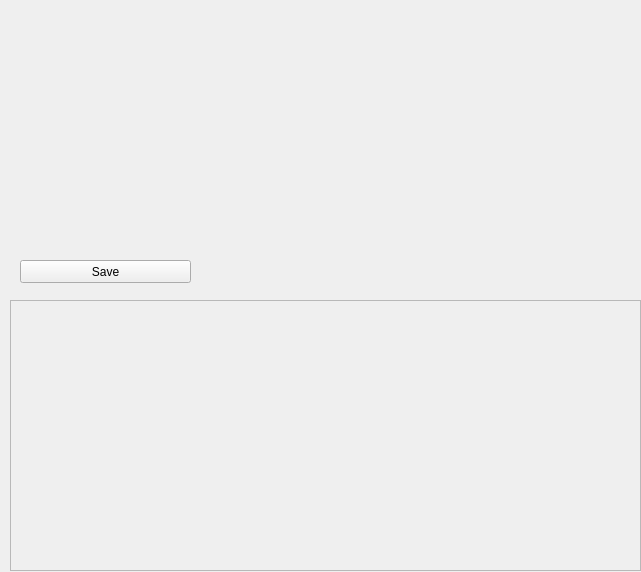
<?xml version="1.0" encoding="UTF-8"?>
<ui version="4.0">
 <class>From</class>
 <widget class="QWidget" name="From">
  <property name="geometry">
   <rect>
    <x>0</x>
    <y>0</y>
    <width>641</width>
    <height>572</height>
   </rect>
  </property>
  <property name="sizePolicy">
   <sizepolicy hsizetype="Fixed" vsizetype="Fixed">
    <horstretch>0</horstretch>
    <verstretch>0</verstretch>
   </sizepolicy>
  </property>
  <property name="minimumSize">
   <size>
    <width>300</width>
    <height>300</height>
   </size>
  </property>
  <property name="windowTitle">
   <string>JsonViwer - config.json</string>
  </property>
  <widget class="QFrame" name="frame">
   <property name="geometry">
    <rect>
     <x>10</x>
     <y>300</y>
     <width>631</width>
     <height>271</height>
    </rect>
   </property>
   <property name="styleSheet">
    <string notr="true"/>
   </property>
   <property name="frameShape">
    <enum>QFrame::StyledPanel</enum>
   </property>
   <property name="frameShadow">
    <enum>QFrame::Raised</enum>
   </property>
   <widget class="QLabel" name="label">
    <property name="geometry">
     <rect>
      <x>0</x>
      <y>-10</y>
      <width>621</width>
      <height>271</height>
     </rect>
    </property>
    <property name="styleSheet">
     <string notr="true"/>
    </property>
    <property name="text">
     <string/>
    </property>
   </widget>
   <widget class="QWidget" name="verticalLayoutWidget">
    <property name="geometry">
     <rect>
      <x>0</x>
      <y>0</y>
      <width>621</width>
      <height>261</height>
     </rect>
    </property>
    <layout class="QVBoxLayout" name="vt">
     <property name="sizeConstraint">
      <enum>QLayout::SetDefaultConstraint</enum>
     </property>
    </layout>
   </widget>
  </widget>
  <widget class="QPushButton" name="savebtw">
   <property name="geometry">
    <rect>
     <x>20</x>
     <y>260</y>
     <width>171</width>
     <height>23</height>
    </rect>
   </property>
   <property name="text">
    <string>Save</string>
   </property>
  </widget>
 </widget>
 <resources/>
 <connections/>
</ui>
